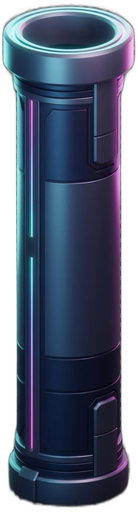
#> input picture flappy-game/flappy/assets1/PILLAR.png, 138 x 512 px
$ python analyze_bg5.py
#> lines starting #> are read from the running program, lines starting #| are printed output that depends on the picture
import cv2
import numpy as np
import os
import glob
from PIL import Image

def remove_dark_checkerboard(directory):
    for filepath in glob.glob(f"{directory}/*.png"):
        if "image copy" in filepath:
            continue # Skip backgrounds

        print(f"Processing {filepath}")
        img = Image.open(filepath).convert("RGBA")
        data = np.array(img)

        # We want to identify the dark checkerboard colors.
        # It seems the background is mostly #000000 or very dark gray like #1c1b2b.
        # But wait, what if the bird has black in it? The bird has a black outline.
        # The game over text is blue/black.
        # This is risky!
        pass

# Let's write a script to just save a small crop of PILLAR.png so I can see it.
data = np.array(Image.open('assets1/PILLAR.png').convert("RGBA"))
#> data is the input picture: shape (512, 138, 4); mean R, G, B, A 38.6, 48.2, 67.6, 193.4
h, w = data.shape[:2]
#> h = 512; w = 138
crop = data[h//2-20:h//2+20, w//2-20:w//2+20]
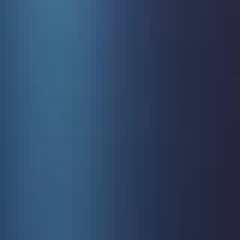
#> crop: shape (40, 40, 4) (shown 6 times larger); mean R, G, B, A 46.2, 69.2, 99.3, 254; transparent parts drawn white
Image.fromarray(crop).save("pillar_crop.png")

data2 = np.array(Image.open('assets1/gameover.png').convert("RGBA"))
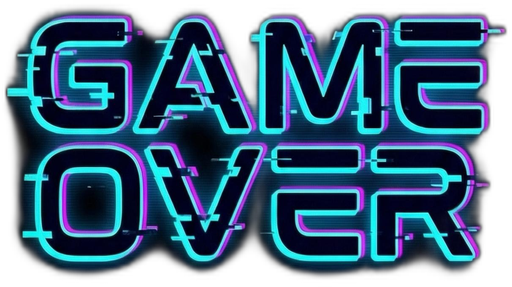
#> input picture flappy-game/flappy/assets1/gameover.png, 512 x 287 px
#> data2 is the input picture: shape (287, 512, 4); mean R, G, B, A 24.3, 54.4, 79.2, 192.5
h, w = data2.shape[:2]
#> h = 287; w = 512
crop2 = data2[h//2-20:h//2+20, w//2-20:w//2+20]
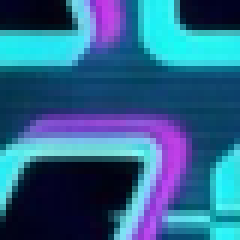
#> crop2: shape (40, 40, 4) (shown 6 times larger); mean R, G, B, A 44.9, 99.4, 138.7, 253.3; transparent parts drawn white
Image.fromarray(crop2).save("gameover_crop.png")
